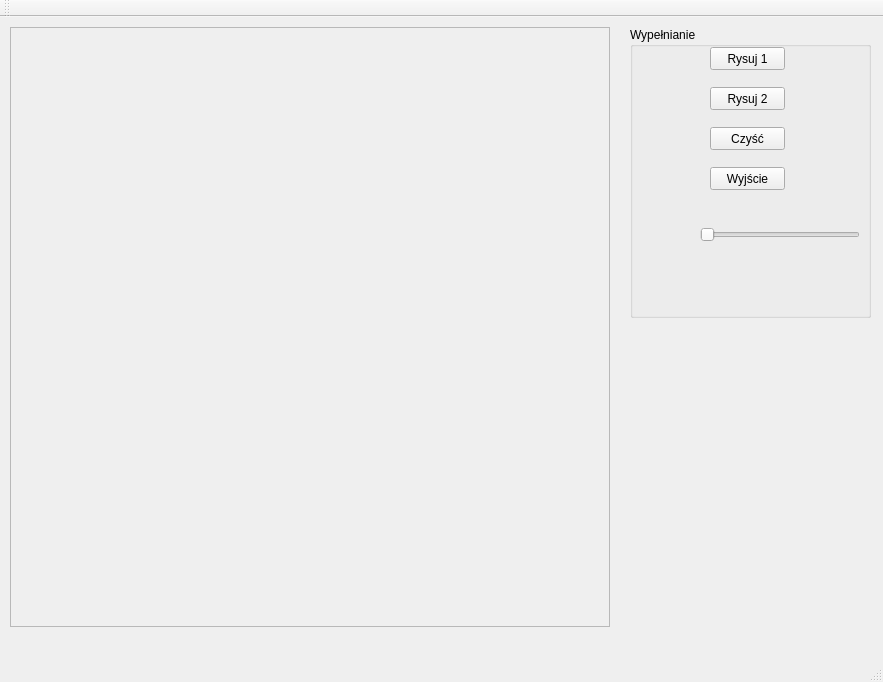
<?xml version="1.0" encoding="UTF-8"?>
<ui version="4.0">
 <class>MyWindow</class>
 <widget class="QMainWindow" name="MyWindow">
  <property name="geometry">
   <rect>
    <x>0</x>
    <y>0</y>
    <width>883</width>
    <height>682</height>
   </rect>
  </property>
  <property name="windowTitle">
   <string>MyWindow</string>
  </property>
  <widget class="QWidget" name="centralWidget">
   <widget class="QFrame" name="rysujFrame">
    <property name="geometry">
     <rect>
      <x>10</x>
      <y>10</y>
      <width>600</width>
      <height>600</height>
     </rect>
    </property>
    <property name="frameShape">
     <enum>QFrame::StyledPanel</enum>
    </property>
    <property name="frameShadow">
     <enum>QFrame::Raised</enum>
    </property>
   </widget>
   <widget class="QGroupBox" name="groupBox">
    <property name="geometry">
     <rect>
      <x>630</x>
      <y>10</y>
      <width>241</width>
      <height>291</height>
     </rect>
    </property>
    <property name="title">
     <string>Wypełnianie</string>
    </property>
    <widget class="QPushButton" name="draw1Button">
     <property name="geometry">
      <rect>
       <x>80</x>
       <y>20</y>
       <width>75</width>
       <height>23</height>
      </rect>
     </property>
     <property name="text">
      <string>Rysuj 1</string>
     </property>
    </widget>
    <widget class="QPushButton" name="draw2Button">
     <property name="geometry">
      <rect>
       <x>80</x>
       <y>60</y>
       <width>75</width>
       <height>23</height>
      </rect>
     </property>
     <property name="text">
      <string>Rysuj 2</string>
     </property>
    </widget>
    <widget class="QPushButton" name="cleanButton">
     <property name="geometry">
      <rect>
       <x>80</x>
       <y>100</y>
       <width>75</width>
       <height>23</height>
      </rect>
     </property>
     <property name="text">
      <string>Czyść</string>
     </property>
    </widget>
    <widget class="QPushButton" name="exitButton">
     <property name="geometry">
      <rect>
       <x>80</x>
       <y>140</y>
       <width>75</width>
       <height>23</height>
      </rect>
     </property>
     <property name="text">
      <string>Wyjście</string>
     </property>
    </widget>
    <widget class="QSlider" name="sliderUi">
     <property name="geometry">
      <rect>
       <x>70</x>
       <y>200</y>
       <width>160</width>
       <height>16</height>
      </rect>
     </property>
     <property name="minimumSize">
      <size>
       <width>160</width>
       <height>16</height>
      </size>
     </property>
     <property name="mouseTracking">
      <bool>false</bool>
     </property>
     <property name="tabletTracking">
      <bool>false</bool>
     </property>
     <property name="acceptDrops">
      <bool>false</bool>
     </property>
     <property name="minimum">
      <number>3</number>
     </property>
     <property name="maximum">
      <number>25</number>
     </property>
     <property name="orientation">
      <enum>Qt::Horizontal</enum>
     </property>
     <property name="invertedAppearance">
      <bool>false</bool>
     </property>
     <property name="invertedControls">
      <bool>false</bool>
     </property>
    </widget>
   </widget>
  </widget>
  <widget class="QMenuBar" name="menuBar">
   <property name="geometry">
    <rect>
     <x>0</x>
     <y>0</y>
     <width>883</width>
     <height>22</height>
    </rect>
   </property>
  </widget>
  <widget class="QToolBar" name="mainToolBar">
   <attribute name="toolBarArea">
    <enum>TopToolBarArea</enum>
   </attribute>
   <attribute name="toolBarBreak">
    <bool>false</bool>
   </attribute>
  </widget>
  <widget class="QStatusBar" name="statusBar"/>
 </widget>
 <layoutdefault spacing="6" margin="11"/>
 <resources/>
 <connections/>
</ui>
